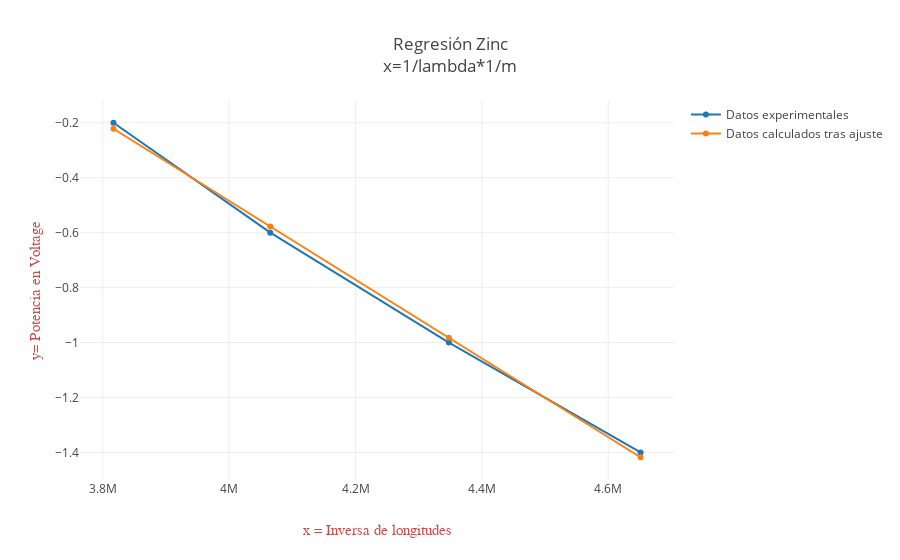

Write notebook code for a chart like this one.
### Markdown cell above
Para el Zinc no hay mucha diferencia entre los datos experimentales y los datos caluculados con la fórmula $1/\lambda$, ya que al aplicarse la inversa a valores igual a 0 no causa una pendiente diferente a si tuvieramos invirtiendo valores > 0.

### Code cell
datos = [
  { x: inversa_de_longitudes_de_onda_zinc, y: voltajes_medidos_zinc, name: 'Datos experimentales' }, 
  { x: inversa_de_longitudes_de_onda_zinc, y: voltajes_de_frenado_calculados_zinc, name: 'Datos calculados tras ajuste' },
];


var layout = {
  title: 'Regresión Zinc<br>x=1/lambda*1/m ',
  xaxis: { title: 'x = Inversa de longitudes',
    titlefont: { family: 'Arial, monospace', size: 15, color: '#c94c4c' , type: 'scatter', autorange: true, uirevision:'true' }
  },
  yaxis: {
    title: 'y= Potencia en Voltage', titlefont: {
      family: 'Arial, monospace ', size: 15, color: '#c94c4c' , type: 'scatter', autorange: true, uirevision:'true' }
  }
};
Plotly(datos, layout);

### Figure 1 — Plotly figure (JSON) as saved in the notebook; plotly's stock layout.template omitted (floating-point values rounded to 4 significant figures)
{"data": [{"x": [4651000.0, 4348000.0, 4065000.0, 3817000.0], "y": [-1.4, -1, -0.6, -0.2], "name": "Datos experimentales"}, {"x": [4651000.0, 4348000.0, 4065000.0, 3817000.0], "y": [-1.418, -0.9829, -0.5777, -0.2219], "name": "Datos calculados tras ajuste"}], "layout": {"title": "Regresión Zinc<br>x=1/lambda*1/m ", "xaxis": {"title": "x = Inversa de longitudes", "titlefont": {"family": "Arial, monospace", "size": 15, "color": "#c94c4c", "type": "scatter", "autorange": true, "uirevision": "true"}}, "yaxis": {"title": "y= Potencia en Voltage", "titlefont": {"family": "Arial, monospace ", "size": 15, "color": "#c94c4c", "type": "scatter", "autorange": true, "uirevision": "true"}}}}
